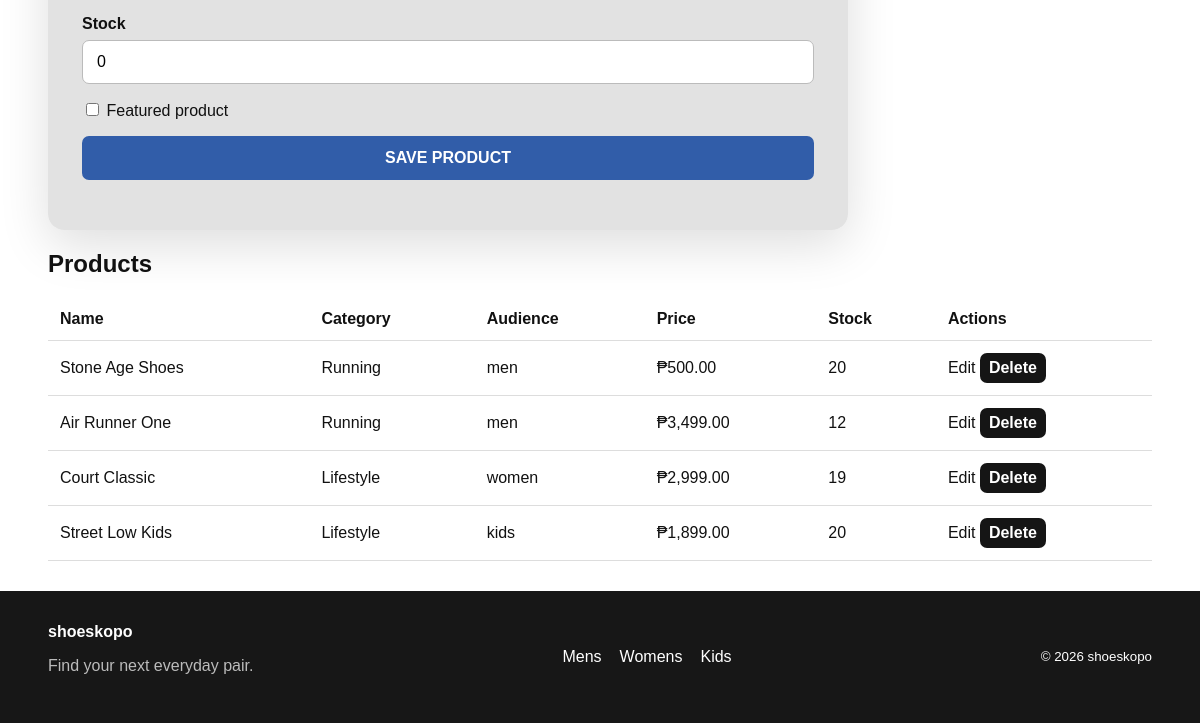
Page /admin/products.php (signed in, lower part) on the earlier database version.
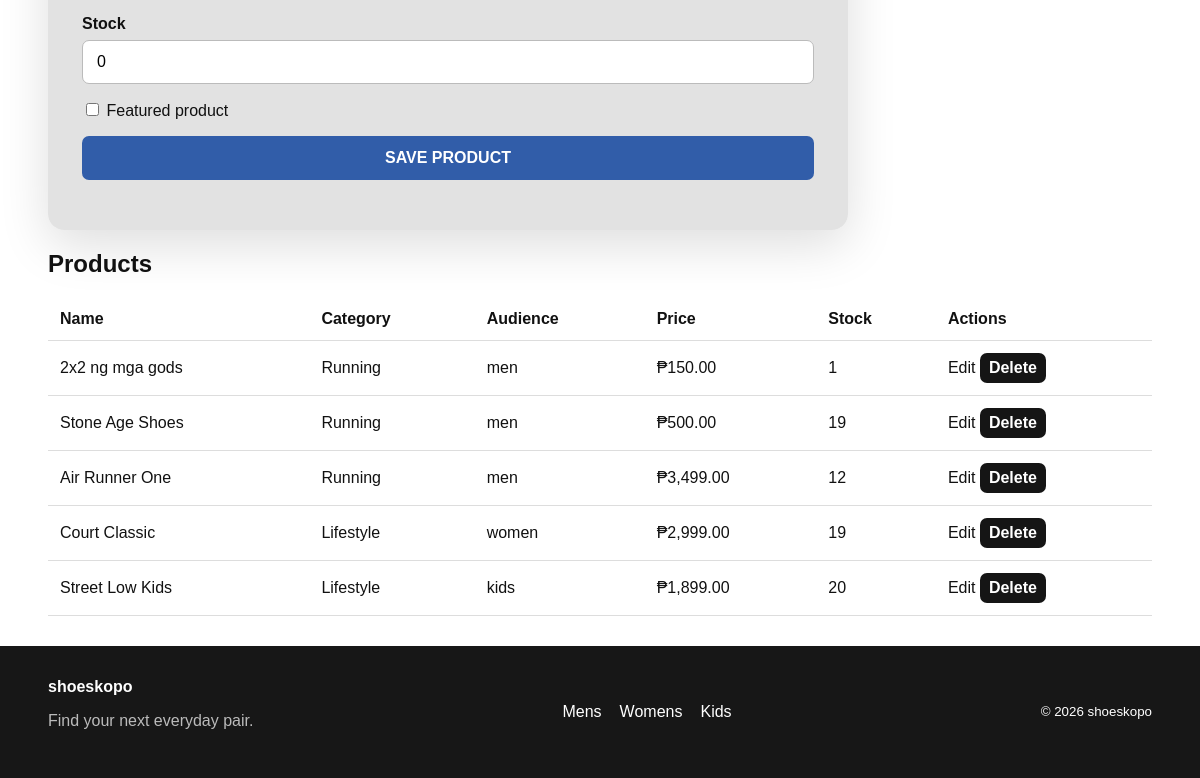
Same page on the later database version.
### tables this page shows
CREATE TABLE `products` (
  `id` int(11) NOT NULL,
  `category_id` int(11) DEFAULT NULL,
  `name` varchar(180) NOT NULL,
  `description` text DEFAULT NULL,
  `price` decimal(10,2) NOT NULL DEFAULT 0.00,
  `image_url` varchar(500) DEFAULT NULL,
  `audience` enum('men','women','kids','all') NOT NULL DEFAULT 'all',
  `sizes` varchar(255) DEFAULT NULL,
  `stock` int(11) NOT NULL DEFAULT 0,
  `is_featured` tinyint(1) NOT NULL DEFAULT 0,
  `created_at` timestamp NOT NULL DEFAULT current_timestamp()
);

CREATE TABLE `categories` (
  `id` int(11) NOT NULL,
  `name` varchar(100) NOT NULL,
  `audience` enum('men','women','kids','all') NOT NULL DEFAULT 'all',
  `slug` varchar(120) NOT NULL,
  `created_at` timestamp NOT NULL DEFAULT current_timestamp()
);

### includes/functions.php (called while the page is built, shortened)
<?php
function e(?string $value): string {
    return htmlspecialchars($value ?? '', ENT_QUOTES, 'UTF-8');
}
function money($amount): string {
    return '₱' . number_format((float)$amount, 2);
}

### admin/products.php (the view, shortened to what this page needs)
<?php
require_once __DIR__ . '/../config/db.php';
require_once __DIR__ . '/../includes/functions.php';
$edit=null;
$products=$pdo->query('SELECT p.*,c.name AS category_name FROM products p LEFT JOIN categories c ON c.id=p.category_id ORDER BY p.created_at DESC')->fetchAll();
$pageTitle='Manage Products';include __DIR__.'/../includes/header.php';
?>
<div class="admin-shell"><h1>PRODUCT CRUD</h1><?= admin_navigation('products.php') ?>
<section class="form-wrap" style="margin:20px 0;max-width:800px"><form method="post" enctype="multipart/form-data" novalidate>
<div class="field"><label>Stock</label><input type="number" min="0" name="stock" value="<?= (int)($edit['stock']??0) ?>"></div><label><input type="checkbox" name="is_featured" <?= !empty($edit['is_featured'])?'checked':'' ?>> Featured product</label><p><button class="btn btn-blue">SAVE PRODUCT</button> </p></form></section>
<h2>Products</h2><div class="table-wrap"><table class="data-table"><thead><tr><th>Name</th><th>Category</th><th>Audience</th><th>Price</th><th>Stock</th><th>Actions</th></tr></thead><tbody><?php foreach($products as $p): ?><tr><td><?= e($p['name']) ?></td><td><?= e($p['category_name']??'—') ?></td><td><?= e($p['audience']) ?></td><td><?= money($p['price']) ?></td><td><?= (int)$p['stock'] ?></td><td><a href="products.php?edit=<?= (int)$p['id'] ?>">Edit</a> <form method="post" style="display:inline" onsubmit="return confirm('Delete this product?')"><input type="hidden" name="action" value="delete"><input type="hidden" name="id" value="<?= (int)$p['id'] ?>"><button class="btn" style="padding:6px 9px">Delete</button></form></td></tr><?php endforeach; ?></tbody></table></div></div>
<?php include __DIR__.'/../includes/footer.php'; ?>

Differences in the rows shown:
added products: name "2x2 ng mga gods", category.name "Running", audience "men", price "₱150.00", stock "1"
changed products "Stone Age Shoes": stock "20" → "19"
